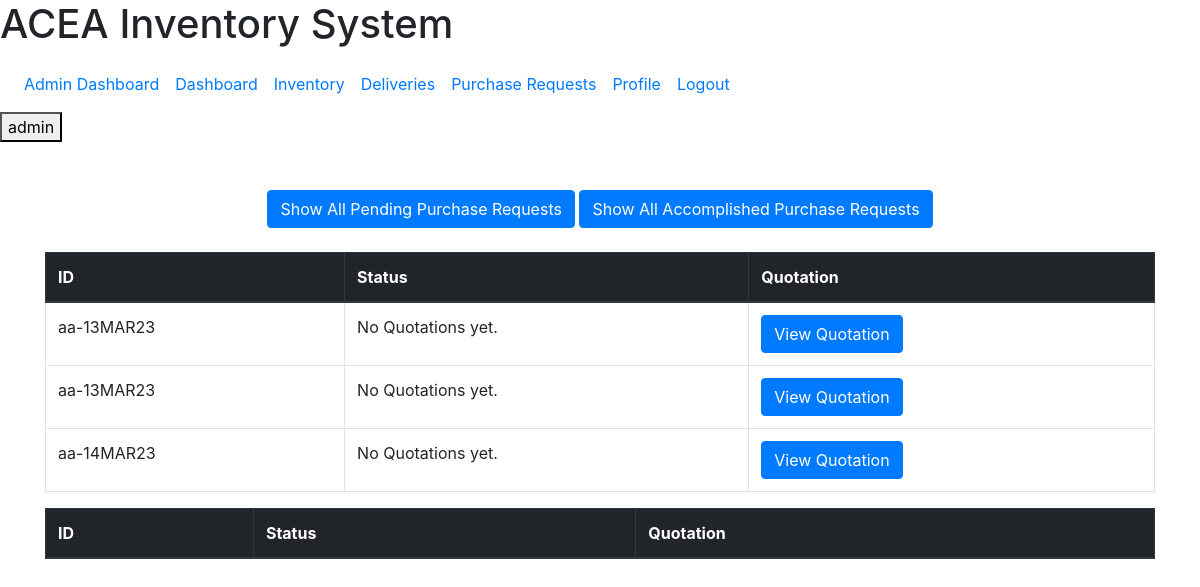
The app's page /requests/ (signed in), older data.
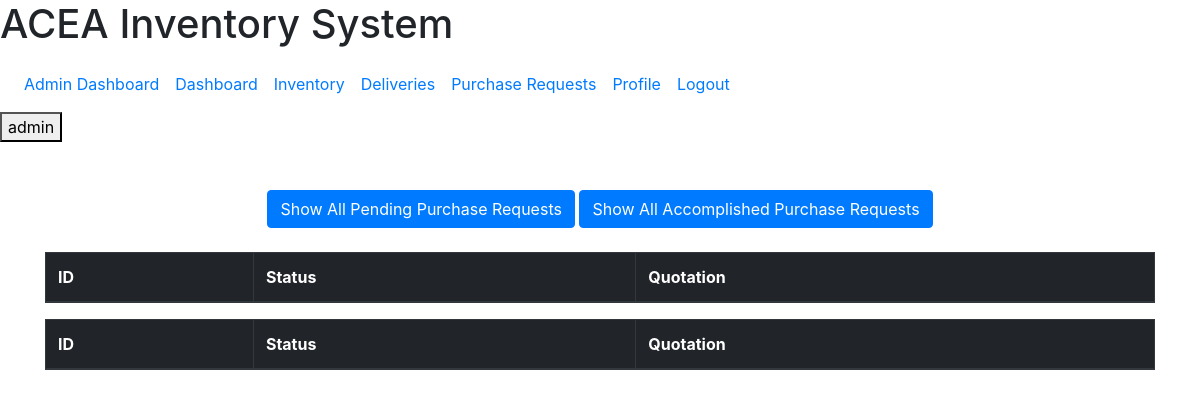
The same page, newer data.
### dashboard/models.py (models this page shows)
class PurchaseRequest(models.Model):
    requestedBy = models.ForeignKey(User, on_delete=models.CASCADE, null=True, blank=True)
    approvedBy = models.ForeignKey(User, on_delete=models.CASCADE, related_name='approved_requests',null=True, blank=True)
    dateRequested = models.DateTimeField(auto_now_add=True, blank=True)
    dateApproved = models.DateTimeField(null=True, blank=True)
    approvedQuotations = models.BooleanField(default=False)
    approvedDelivery = models.BooleanField(default=False)
    requestLocation = models.ForeignKey(Location, on_delete=models.CASCADE)
    class Meta:                                                             # django admin data models are pluralized (they add 's')
        verbose_name_plural = 'Purchase Requests'
    def __str__(self):
        if self.requestedBy:
            initials = ''.join([name[0] for name in self.requestedBy.get_full_name().split()])
        else:
            initials = 'unknown'
        formatted_date = self.dateRequested.strftime('%d%b%y')
        slug = slugify(formatted_date).upper()
        return f'{initials}-{slug}'

### dashboard/views.py (the view)
# urls.py: path('requests/', views.RequestList.as_view(), name='list-requests'),
class RequestList(LoginRequiredMixin, ListView):
    model = PurchaseRequest
    context_object_name = "pRequest"
    template_name = "dashboard/request_list.html"
    def get_context_data(self, **kwargs):
        pRequest = PurchaseRequest.objects.filter(approvedDelivery=False)
        kwargs['pRequest'] = pRequest
        filteredRequest = PurchaseRequest.objects.filter(approvedDelivery=True)
        kwargs['filteredRequest'] = filteredRequest
        return super().get_context_data(**kwargs)

### templates/templatetags/auth_extras.py (called while the page is built)
@register.filter(name='has_group')
def has_group(user, group_name):
    group = Group.objects.get(name=group_name)
    return True if group in user.groups.all() else False

### templates/dashboard/request_list.html (shortened to what this page needs)
{%extends 'partials/base.html'%}
{% block content %}
{% load bootstrap_icons %}
<div class="container py-5">
    <div class="text-center mb-4">
        <button class="btn btn-primary" id="unfiltered-btn">Show All Pending Purchase Requests</button>
        <button class="btn btn-primary" id="filtered-btn">Show All Accomplished Purchase Requests</button>
    </div>
    <div id="unfiltered-container">
        <table id="unfiltered-table" class="table table-bordered table-hover">
            <thead class="thead-dark">
                <tr>
                    <th scope="col">ID</th>
                    <th scope="col">Status</th>
                    {% if request.user.is_authenticated and request.user|has_group:"Administrator" or request.user|has_group:"Finance" or request.user|has_group:"Management" %}
                    <th scope="col">Quotation</th>
                    {% endif %}
                </tr>
            </thead>
            <tbody>
                {% for d in pRequest %}
                <tr>
                    <td>{{ d }}</a></td>
                    {% if d.dateApproved is None %}
                        <td>No Quotations yet.</td>
                    {% elif d.approvedQuotations is False %}
                        <td>Awaiting Quotation Approval</td>
                    {% elif d.approvedDelivery is False %}
                        <td>Awaiting Delivery Confirmation</td>
                    {% else %}
                        <td>Delivery Confirmed</td>
                    {% endif %}
                    {% if request.user.is_authenticated and request.user|has_group:"Administrator" or request.user|has_group:"Finance" or request.user|has_group:"Management" %}
                    <td>
                        <a href="{% url 'list-quotations' d.id %}" class="btn btn-primary">View Quotation</a>
                    </td>
                    {% endif %}
                </tr>
                {% endfor %}
            </tbody>
        </table>
    </div>
    <div id="filtered-container">
        <table id="filtered-table" class="table table-bordered table-hover">
            <thead class="thead-dark">
                <tr>
                    <th scope="col">ID</th>
                    <th scope="col">Status</th>
                    {% if request.user.is_authenticated and request.user|has_group:"Administrator" or request.user|has_group:"Finance" or request.user|has_group:"Management" %}
                    <th scope="col">Quotation</th>
                    {% endif %}
                </tr>
            </thead>
        </table>
    </div>
</div>
{% endblock %}

Row changes from the older to the newer data that the page shows:
removed PurchaseRequest: requestedBy+dateRequested "aa-13MAR23", shows "No Quotations yet."
removed PurchaseRequest: requestedBy+dateRequested "aa-13MAR23", shows "No Quotations yet."
removed PurchaseRequest: requestedBy+dateRequested "aa-14MAR23", shows "No Quotations yet."
